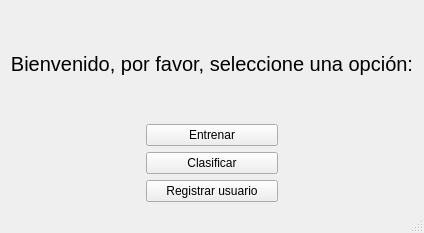
<?xml version="1.0" encoding="UTF-8"?>
<ui version="4.0">
 <class>MainWindow</class>
 <widget class="QMainWindow" name="MainWindow">
  <property name="enabled">
   <bool>true</bool>
  </property>
  <property name="geometry">
   <rect>
    <x>0</x>
    <y>0</y>
    <width>424</width>
    <height>233</height>
   </rect>
  </property>
  <property name="sizePolicy">
   <sizepolicy hsizetype="Fixed" vsizetype="Fixed">
    <horstretch>0</horstretch>
    <verstretch>0</verstretch>
   </sizepolicy>
  </property>
  <property name="windowTitle">
   <string>Clasificador de reseñas</string>
  </property>
  <widget class="QWidget" name="widget">
   <layout class="QGridLayout" name="gridLayout_2">
    <item row="2" column="0">
     <layout class="QHBoxLayout" name="horizontalLayout_4"/>
    </item>
    <item row="2" column="1">
     <layout class="QHBoxLayout" name="horizontalLayout_3">
      <item>
       <layout class="QGridLayout" name="gridLayout_4">
        <item row="0" column="0">
         <layout class="QGridLayout" name="gridLayout_5">
          <item row="0" column="0">
           <widget class="QPushButton" name="btn_clasificar">
            <property name="cursor">
             <cursorShape>PointingHandCursor</cursorShape>
            </property>
            <property name="text">
             <string>Clasificar</string>
            </property>
           </widget>
          </item>
         </layout>
        </item>
       </layout>
      </item>
     </layout>
    </item>
    <item row="2" column="2">
     <layout class="QGridLayout" name="gridLayout">
      <property name="sizeConstraint">
       <enum>QLayout::SetMaximumSize</enum>
      </property>
     </layout>
    </item>
    <item row="1" column="1">
     <layout class="QHBoxLayout" name="horizontalLayout_6">
      <item>
       <layout class="QGridLayout" name="gridLayout_3">
        <property name="sizeConstraint">
         <enum>QLayout::SetMaximumSize</enum>
        </property>
        <item row="0" column="0">
         <widget class="QPushButton" name="btn_entrenar">
          <property name="cursor">
           <cursorShape>PointingHandCursor</cursorShape>
          </property>
          <property name="text">
           <string>Entrenar</string>
          </property>
         </widget>
        </item>
       </layout>
      </item>
     </layout>
    </item>
    <item row="0" column="0" colspan="3">
     <layout class="QVBoxLayout" name="verticalLayout">
      <item>
       <widget class="QLabel" name="label">
        <property name="font">
         <font>
          <pointsize>15</pointsize>
         </font>
        </property>
        <property name="text">
         <string>Bienvenido, por favor, seleccione una opción:</string>
        </property>
        <property name="alignment">
         <set>Qt::AlignCenter</set>
        </property>
       </widget>
      </item>
     </layout>
    </item>
    <item row="1" column="2">
     <layout class="QHBoxLayout" name="horizontalLayout_7"/>
    </item>
    <item row="1" column="0">
     <layout class="QHBoxLayout" name="horizontalLayout_5"/>
    </item>
    <item row="3" column="1">
     <layout class="QVBoxLayout" name="verticalLayout_3">
      <item>
       <widget class="QPushButton" name="btn_registrar">
        <property name="text">
         <string>Registrar usuario</string>
        </property>
       </widget>
      </item>
     </layout>
    </item>
    <item row="3" column="0">
     <layout class="QGridLayout" name="gridLayout_6"/>
    </item>
    <item row="3" column="2">
     <layout class="QVBoxLayout" name="verticalLayout_2"/>
    </item>
   </layout>
  </widget>
  <widget class="QMenuBar" name="menubar">
   <property name="geometry">
    <rect>
     <x>0</x>
     <y>0</y>
     <width>424</width>
     <height>21</height>
    </rect>
   </property>
  </widget>
  <widget class="QStatusBar" name="statusbar"/>
 </widget>
 <resources/>
 <connections/>
</ui>
